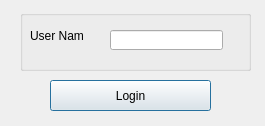
<?xml version="1.0" encoding="UTF-8"?>
<ui version="4.0">
 <class>Login</class>
 <widget class="QDialog" name="Login">
  <property name="geometry">
   <rect>
    <x>0</x>
    <y>0</y>
    <width>265</width>
    <height>126</height>
   </rect>
  </property>
  <property name="windowTitle">
   <string>Dialog</string>
  </property>
  <widget class="QGroupBox" name="groupBox">
   <property name="geometry">
    <rect>
     <x>20</x>
     <y>10</y>
     <width>231</width>
     <height>61</height>
    </rect>
   </property>
   <property name="title">
    <string/>
   </property>
   <widget class="QLineEdit" name="userLineEdit">
    <property name="geometry">
     <rect>
      <x>90</x>
      <y>20</y>
      <width>113</width>
      <height>20</height>
     </rect>
    </property>
   </widget>
   <widget class="QLabel" name="label">
    <property name="geometry">
     <rect>
      <x>10</x>
      <y>20</y>
      <width>54</width>
      <height>12</height>
     </rect>
    </property>
    <property name="text">
     <string>User Name</string>
    </property>
   </widget>
  </widget>
  <widget class="QPushButton" name="loginBtn">
   <property name="geometry">
    <rect>
     <x>50</x>
     <y>80</y>
     <width>161</width>
     <height>31</height>
    </rect>
   </property>
   <property name="text">
    <string>Login</string>
   </property>
  </widget>
 </widget>
 <resources/>
 <connections/>
</ui>
